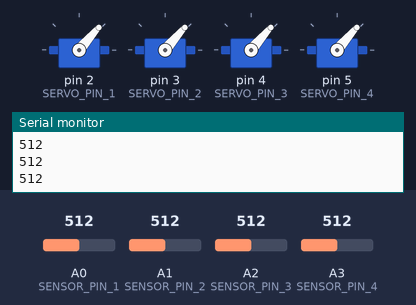
Recording of a sketch running on a simulated Arduino Uno, built with avr-gcc and run on an emulated ATmega328P. Shown: 4 × servo, the last lines printed to the serial monitor. The test bench sets the inputs (shaded band); at power-on: A0 (SENSOR_PIN_1) = 512, A2 (SENSOR_PIN_3) = 512, A1 (SENSOR_PIN_2) = 512, A3 (SENSOR_PIN_4) = 512.

Above: at 3.8 s.
3.9 s: A0 (SENSOR_PIN_1) set to 910
At 4.1 s:
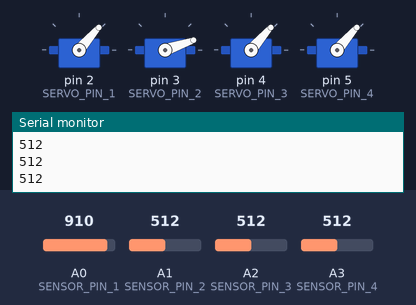
7.8 s: A2 (SENSOR_PIN_3) set to 992
At 8.05 s:
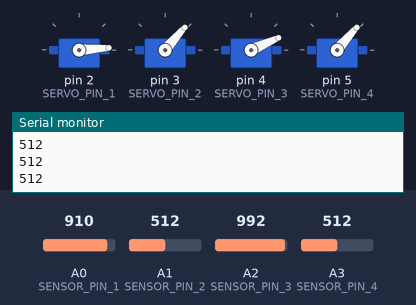
11.7 s: A1 (SENSOR_PIN_2) set to 910
At 12.01 s:
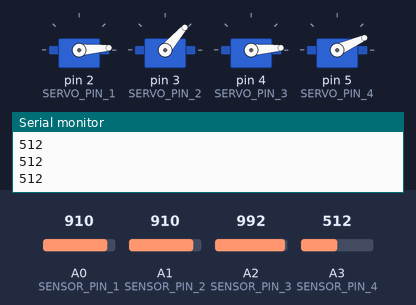
15.6 s: A3 (SENSOR_PIN_4) set to 910
22.4 s: A0 (SENSOR_PIN_1) set to 890
At 22.65 s:
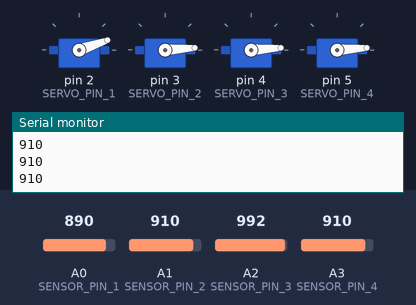
28.8 s: A3 (SENSOR_PIN_4) set to 716
Timing chart, 0 to 36.2 s (numbered marks = the images above; inputs shaded):
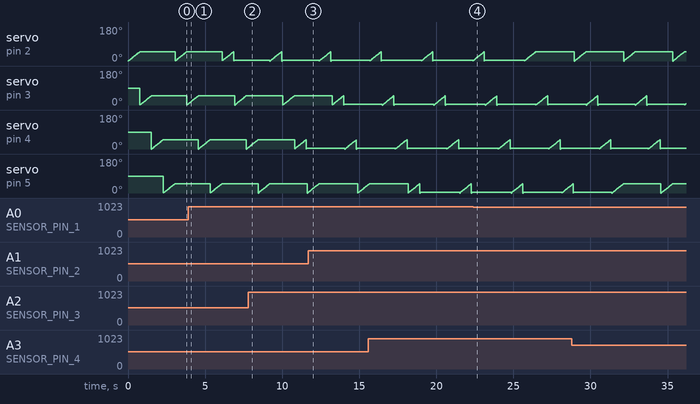

The sketch:

A1_THIS_CODE_PRESSURE_LIMBS.ino
```cpp
/*
 *  CODE FOR PRESSURE SENSOR LIMBS
 *  OCTOPUS STRESS RELIEVER
 *  CART 360
 *  ASSIGNMENT ONE THIS
 *  WRITTEN BY KATHLEEN KIRKWOOD AND SOME BITS BY MICHELLE SAMSON
 *
 *
 *
 *
 *
 *  This code is used to give life and sensitivity to the octopus... do not squeeze it too hard Qa Q !!! it will wiggle out in pain.
 *  takes in analog input from a velostat pressure sensor and uses it to measure when a press of a certain threshold is met and reacts accordingly

*/
// separate code from other arduino
#include <Servo.h>
#define SENSOR_PIN_1 A0
#define SENSOR_PIN_2 A1
#define SENSOR_PIN_3 A2
#define SENSOR_PIN_4 A3

Servo servo1;
Servo servo2;
Servo servo3;
Servo servo4;

#define SERVO_PIN_1 2
#define SERVO_PIN_2 3
#define SERVO_PIN_3 4
#define SERVO_PIN_4 5

// medium treshold == ok for octopus
int thresholdOk = 400;
// high value == pain for octopus
int thresholdOuch = 900;

void setup() {
  // put your setup code here, to run once:
  Serial.begin(9600);

 pinMode(3, INPUT);     //force sensor value input
 servo1.attach(SERVO_PIN_1);
 servo2.attach(SERVO_PIN_2);
 servo3.attach(SERVO_PIN_3);
 servo4.attach(SERVO_PIN_4);

}

void loop() {

 //these read the values from our
   int sensorPin_1 = analogRead(A0);
   int sensorPin_2 = analogRead(A1);
   int sensorPin_3 = analogRead(A2);
   int sensorPin_4 = analogRead(A3);
// 1st sensor ===========================================================================================================================

 //if the values from the sensor are higher or equal to the acceptable threshold(soft) vibrate for as long as it has this condition
 if(sensorPin_1 >= thresholdOk) {
    for(int i = 0; i < 50; i++){
      servo1.write(i);
      delay(15);
      Serial.println(sensorPin_1);
   }
    //reverse action of prev statement when false and stay at 0 deg.
  } else if(sensorPin_1 < thresholdOk) {
    for(int i = 50; i <= 0; i--){
      servo1.write(i);
      delay(15);
    }
  }
//-=-=-= higher threshold -=-=-=-=-=-= short sweeps constant for as long as it is being pressed
  if(sensorPin_1 >= thresholdOuch) {
    for(int i = 0; i < 5; i++){
      servo1.write(i);
      delay(15);
    }
   // this returns false which means either under thresholdOk or under thresholdOuch
   // this is a problem because  if its not == to 5, it will decrement from a higher sweep value and only decrement by 5
 } else if(sensorPin_1 < thresholdOuch) {
    for(int i = 5; i <= 0; i--){
      servo1.write(i);
      delay(15);
    }
   }
   ////-=-=--=-= 2nd sensor-========================================================================================================


 //if the values from the sensor are higher or equal to the acceptable threshold(soft) vibrate for as long as it has this condition
 if(sensorPin_2 >= thresholdOk) {
    for(int i = 0; i < 50; i++){
      servo2.write(i);
      delay(15);
      //Serial.println(sensorPin_2);
   }
    //reverse action of prev statement when false and stay at 0 deg.
  } else if(sensorPin_2 < thresholdOk) {
    for(int i = 50; i <= 0; i--){
      servo2.write(i);
      delay(15);
    }
  }
//-=-=-= higher threshold -=-=-=-=-=-= short sweeps constant for as long as it is being pressed
  if(sensorPin_2 >= thresholdOuch) {
    for(int i = 0; i < 5; i++){
      servo2.write(i);
      delay(15);
    }
   // this returns false which means either under thresholdOk or under thresholdOuch
   // this is a problem because  if its not == to 5, it will decrement from a higher sweep value and only decrement by 5
 } else if(sensorPin_2 < thresholdOuch) {
    for(int i = 5; i <= 0; i--){
      servo2.write(i);
      delay(15);
    }
   }
   // 3rd sensor===================================================================================================================

    //if the values from the sensor are higher or equal to the acceptable threshold(soft) vibrate for as long as it has this condition
 if(sensorPin_3 >= thresholdOk) {
    for(int i = 0; i < 50; i++){
      servo3.write(i);
      delay(15);
     Serial.println(sensorPin_3);
   }
    //reverse action of prev statement when false and stay at 0 deg.
  } else if(sensorPin_3 < thresholdOk) {
    for(int i = 50; i <= 0; i--){
      servo3.write(i);
      delay(15);
    }
  }
//-=-=-= higher threshold -=-=-=-=-=-= short sweeps constant for as long as it is being pressed
  if(sensorPin_3 >= thresholdOuch) {
    for(int i = 0; i < 5; i++){
      servo3.write(i);
      delay(15);
    }
   // this returns false which means either under thresholdOk or under thresholdOuch
   // this is a problem because  if its not == to 5, it will decrement from a higher sweep value and only decrement by 5
 } else if(sensorPin_3 < thresholdOuch) {
    for(int i = 5; i <= 0; i--){
      servo3.write(i);
      delay(15);
    }
   }
   // 4th sensor =======================================================================================================================

    //if the values from the sensor are higher or equal to the acceptable threshold(soft) vibrate for as long as it has this condition
 if(sensorPin_4 >= thresholdOk) {
    for(int i = 0; i < 50; i++){
      servo4.write(i);
      delay(15);
      Serial.println(sensorPin_4);
   }
    //reverse action of prev statement when false and stay at 0 deg.
  } else if(sensorPin_4 < thresholdOk) {
    for(int i = 50; i <= 0; i--){
      servo4.write(i);
      delay(15);
    }
  }
//-=-=-= higher threshold -=-=-=-=-=-= short sweeps constant for as long as it is being pressed
  if(sensorPin_4 >= thresholdOuch) {
    for(int i = 0; i < 5; i++){
      servo4.write(i);
      delay(15);
    }
   // this returns false which means either under thresholdOk or under thresholdOuch
   // this is a problem because  if its not == to 5, it will decrement from a higher sweep value and only decrement by 5
 } else if(sensorPin_4 < thresholdOuch) {
    for(int i = 5; i <= 0; i--){
      servo4.write(i);
      delay(15);
    }
   }

  // loop bracket dont remove > A <
 }
```

Measured:
- after the input at 22.4 s, servo on pin 2 (SERVO_PIN_1): goes on until 26.4 s, then stays 49°
